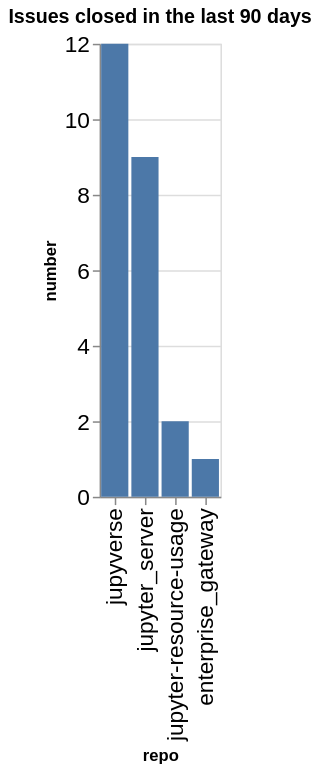

Notebook source saved alongside this figure:
### Code cell
closed_counts = closed.groupby(['org', 'repo']).count()['number'].reset_index()
closed_counts['org/repo'] = closed_counts.apply(lambda a: a['org'] + '/' + a['repo'], axis=1)
sorted_vals = closed_counts.sort_values(['number'], ascending=False)['repo'].values
alt.Chart(data=closed_counts, title=f"Issues closed in the last {n_days} days").mark_bar().encode(
    x=alt.X('repo', sort=alt.Sort(sorted_vals.tolist())),
    y='number',
)

### Figure 1 — Vega-Lite specification as saved in the notebook (floating-point values rounded to 4 significant figures)
{"config": {"axisLeft": {"labelFontSize": 15}, "axisBottom": {"labelFontSize": 15}}, "data": {"name": "data-8c6f8fbf2e661c980675bf414ff77737"}, "mark": {"type": "bar"}, "encoding": {"x": {"field": "repo", "sort": ["jupyverse", "jupyter_server", "jupyter-resource-usage", "enterprise_gateway"], "type": "nominal"}, "y": {"field": "number", "type": "quantitative"}}, "title": "Issues closed in the last 90 days", "$schema": "https://vega.github.io/schema/vega-lite/v5.20.1.json", "datasets": {"data-8c6f8fbf2e661c980675bf414ff77737": [{"org": "jupyter-server", "repo": "enterprise_gateway", "number": 1, "org/repo": "jupyter-server/enterprise_gateway"}, {"org": "jupyter-server", "repo": "jupyter-resource-usage", "number": 2, "org/repo": "jupyter-server/jupyter-resource-usage"}, {"org": "jupyter-server", "repo": "jupyter_server", "number": 9, "org/repo": "jupyter-server/jupyter_server"}, {"org": "jupyter-server", "repo": "jupyverse", "number": 12, "org/repo": "jupyter-server/jupyverse"}]}}
